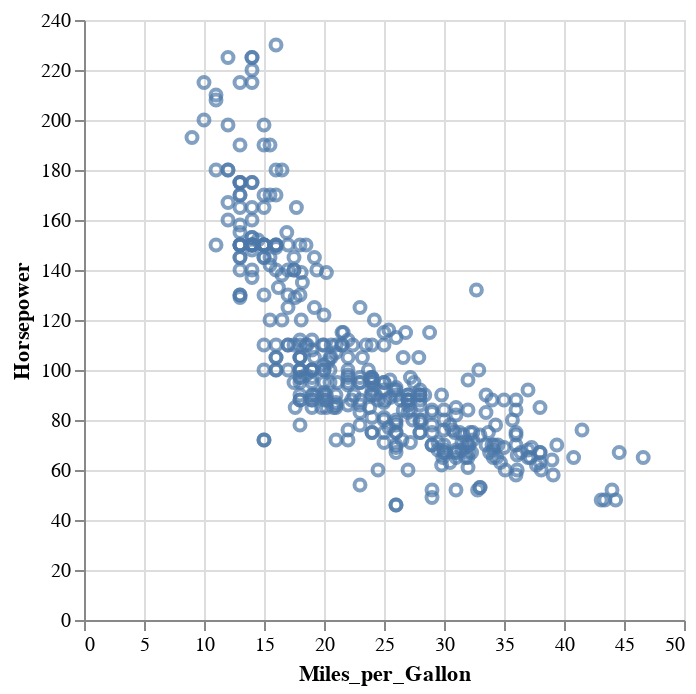

The code cell stored with this chart in its notebook:
### Code cell
#2-D plot with points
alt.Chart(cars).mark_point().encode(x = 'Miles_per_Gallon', y = 'Horsepower').interactive()

### Figure 1 — Vega-Lite specification as saved in the notebook (floating-point values rounded to 4 significant figures; data arrays with more than 128 entries replaced by an {"elided": "..."} marker saying what was removed)
{"config": {"view": {"continuousWidth": 300, "continuousHeight": 300}}, "data": {"name": "data-583e73726c1545c56c203344161a975c"}, "mark": {"type": "point"}, "encoding": {"x": {"field": "Miles_per_Gallon", "type": "quantitative"}, "y": {"field": "Horsepower", "type": "quantitative"}}, "params": [{"name": "param_1", "select": {"type": "interval", "encodings": ["x", "y"]}, "bind": "scales"}], "$schema": "https://vega.github.io/schema/vega-lite/v5.20.1.json", "datasets": {"data-583e73726c1545c56c203344161a975c": {"elided": "406 records"}}}
